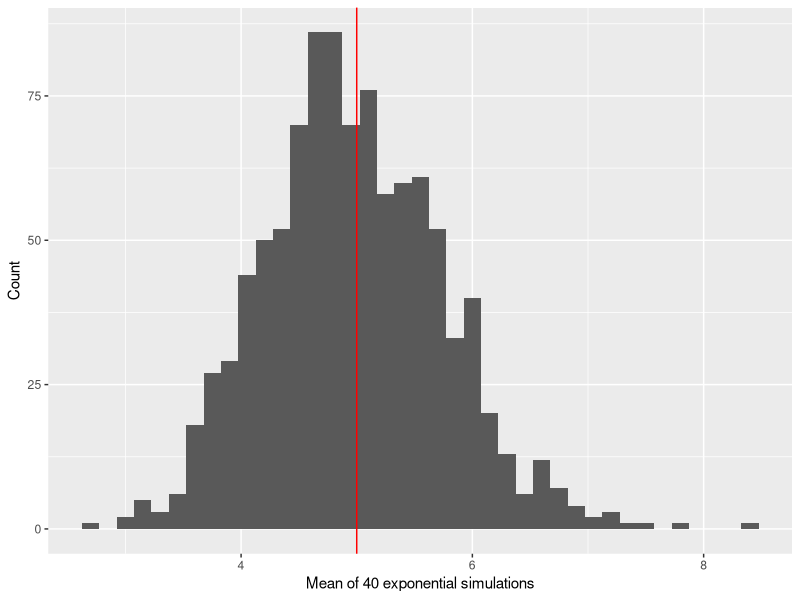
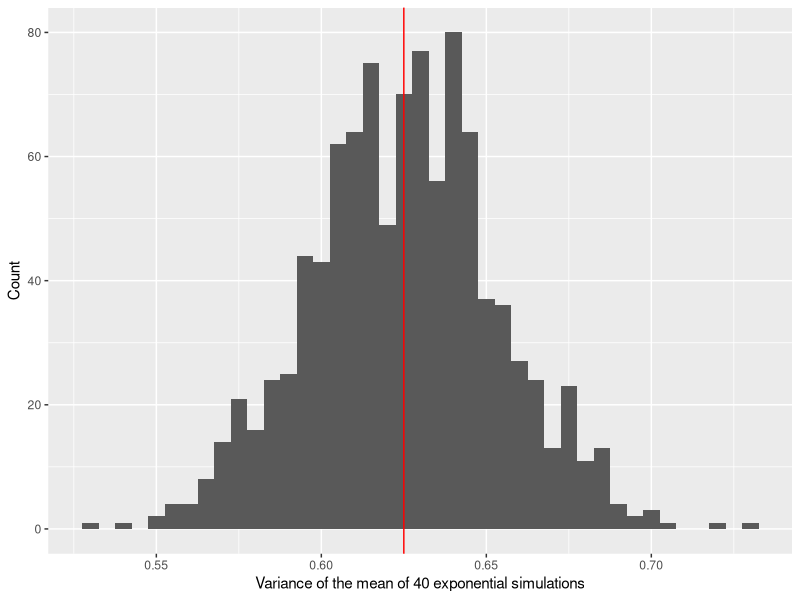
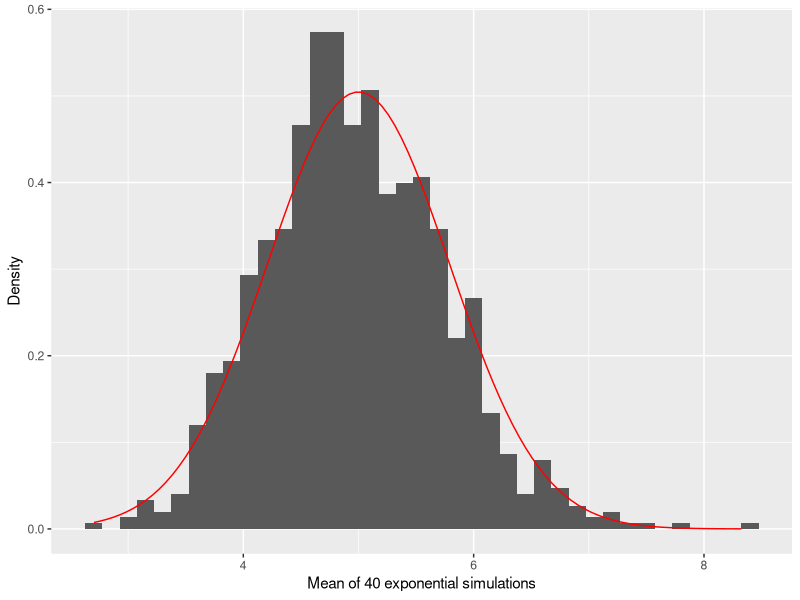

Generate these figures, in order, with R:
## ---- chunk 1
set.seed(12345)

library("ggplot2")
## ---- chunk 2
mean_sample <- replicate(1000, mean(rexp(40, rate = 0.2)))
## ---- chunk 3
mean(mean_sample)
## ---- chunk 4
data <- data.frame(x = mean_sample)
ggplot(data, aes(x = x)) +
    geom_histogram(binwidth = 0.15) +
    geom_vline(xintercept = 5, colour = "red") +
    xlab("Mean of 40 exponential simulations") +
    ylab("Count")
## ---- chunk 5
var(mean_sample)
## ---- chunk 6
var_sample <- replicate(1000, var(replicate(1000, mean(rexp(40, rate = 0.2)))))

data <- data.frame(x = var_sample)
ggplot(data, aes(x = x)) +
    geom_histogram(binwidth = 0.005) +
    geom_vline(xintercept = 0.625, colour = "red") +
    xlab("Variance of the mean of 40 exponential simulations") +
    ylab("Count")
## ---- chunk 7
data <- data.frame(x = mean_sample)

normal_data = data.frame(x = seq(min(mean_sample), max(mean_sample), length = 100))
normal_data$density = dnorm(normal_data$x, mean = 5, sd = sqrt(0.625))

ggplot(data, aes(x = x, y = ..density..)) +
    geom_histogram(binwidth = 0.15) +
    geom_line(aes(x = x, y = density), data = normal_data, colour = "red") +
    xlab("Mean of 40 exponential simulations") +
    ylab("Density")
